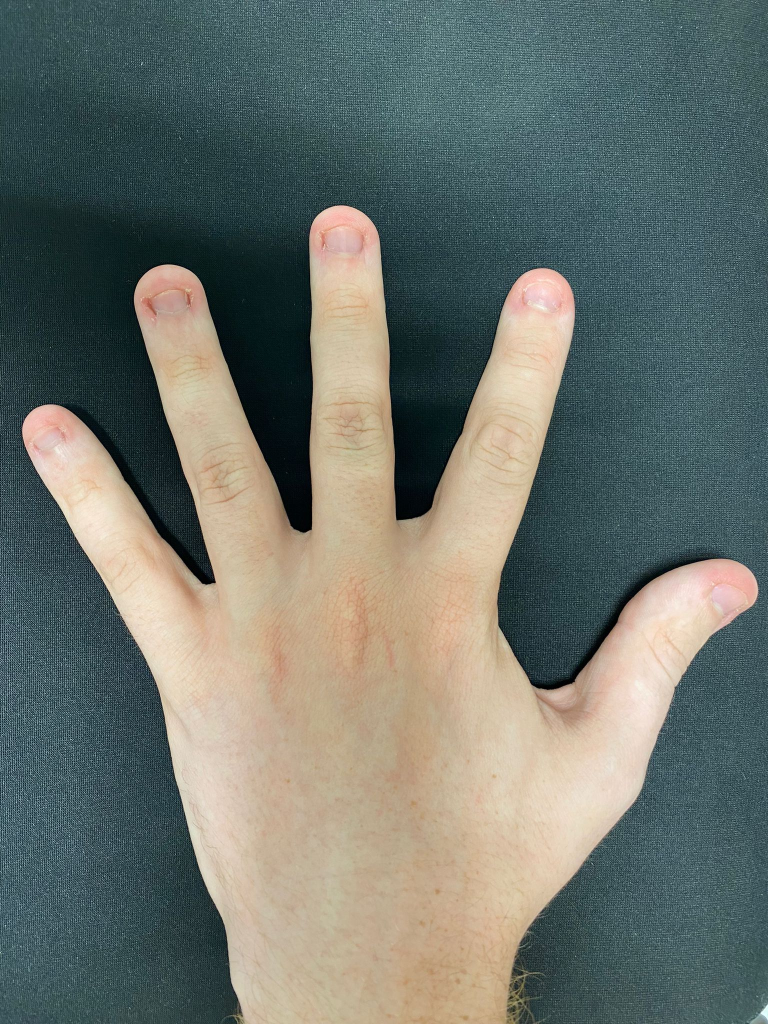
#> input picture ProjectImages/FiveFingers.jpeg, 1536 x 2048 px (shown at 1/2 size)
$ python -i HandRecognition.py   (imports and definitions only)
#> lines starting #> are read from the running program, lines starting #| are printed output that depends on the picture; after the words box and inside, x2 and y2 are one past the last pixel; in counts of white or black regions, pixels touching at a corner belong together
#> further down, picture is the input picture: shape (2048, 1536, 3); mean B, G, R 108.3, 115.2, 108.5
import cv2
import numpy as np
from math import hypot


def processImage(img):
    #img = cv2.imread("./HandContourRecognition/ProjectImages/FiveFingers.jpeg")
    #canny = cv2.Canny(img,100,255)
    #img = cv2.GaussianBlur(img,(15,15),10,10)
    ret, thresh = cv2.threshold(cv2.cvtColor(img, cv2.COLOR_BGR2GRAY),120, 255, cv2.THRESH_BINARY)
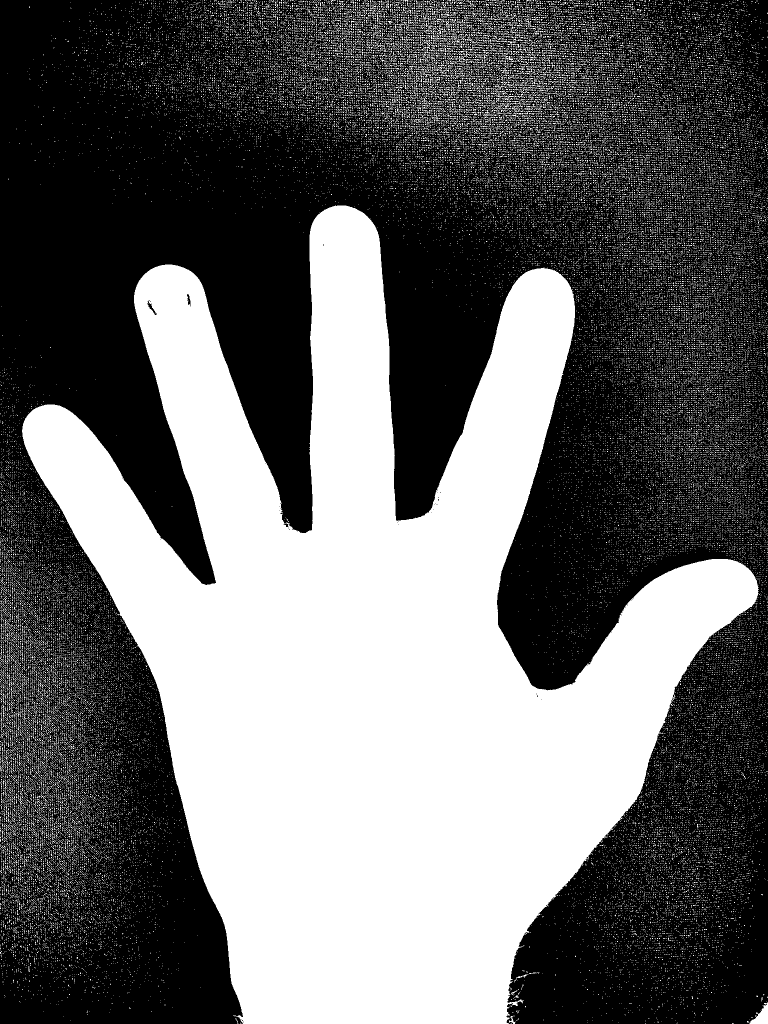
#> thresh: shape (2048, 1536) (shown at 1/2 size); 41.2% white; 59512 white regions (59045 under 20 px)
    contours, hier = cv2.findContours(thresh, cv2.RETR_EXTERNAL,cv2.CHAIN_APPROX_SIMPLE)
#> contours = 59512 contours, 59465 with area under 20; largest, box (x1, y1, x2, y2) and area: (44, 411, 1518, 2048) 1114276, (1499, 2005, 1536, 2048) 734, (981, 206, 1022, 224) 79, (863, 134, 898, 148) 74, (1023, 211, 1046, 224) 74
    handLandmarks = []
    handLandmarks2 = []
    farPoints = []
    for contour in contours:
        if cv2.contourArea(contour) > 15000:
            #print(cv2.contourArea(contour))
            #Con ese con return Points te devuelve directamente los puntos del convex Hull, de la otra manera te devolvería
            hull = cv2.convexHull(contour,returnPoints=False)
            #Este bloque de código sirve para la deteccion del hueco entre dedos
            try:
                defects = cv2.convexityDefects(contour, hull)

            except:
                print("puntos no monotomos")
                continue
            if defects is not None:
                cnt = 0
                for i in range(defects.shape[0]):
                    s, e, f, d = defects[i][0]
                    try:
                        start = tuple(contour[s][0])
                        end = tuple(contour[e][0])
                        far = tuple(contour[f][0])
                    except:
                        print("algún punto fuera de rango")
                        continue
                    a = np.sqrt((end[0] - start[0]) ** 2 + (end[1] - start[1]) ** 2)
                    b = np.sqrt((far[0] - start[0]) ** 2 + (far[1] - start[1]) ** 2)
                    c = np.sqrt((end[0] - far[0]) ** 2 + (end[1] - far[1]) ** 2)
                    angle = np.arccos((b ** 2 + c ** 2 - a ** 2) / (2 * b * c))  # Teorema del coseno

                    if angle <= np.pi / 2:  # Si el angulo es menor que 90 es que hay hueco
                        cnt += 1
                        cv2.circle(img, far, 4, [0, 0, 255], -1)
                        #cv2.circle(img, start, 4, [255, 0, 0], -1)
                        #cv2.circle(img, end, 4, [255, 0, 0], -1)
                        farPoints.append(far)
                        if hypot(start[0]-end[0], start[1]-end[1]) > 50 and hypot(far[0]-end[0], far[1]-end[1]) > 50:
                                    cv2.circle(img, far, 7, [0, 255, 0], -1)
                                    handLandmarks.append(start)
                                    handLandmarks.append(end)

                    if cnt > 0:
                        cnt = cnt+1
                    cont = 0
            handLandmarks.sort()
            farPoints.sort()
            #print(PuntosDeDedo)
            handLandmarks2 = []
            for p in range(len(handLandmarks)):
                if cont == 0 or cont ==  len(handLandmarks)-1:
                    cv2.circle(img, handLandmarks[p], 7, [0, 0, 255], -1)
                    handLandmarks2.append(handLandmarks[p])
                else:
                    if cont % 2 != 0:
                        middlePoint = (int((handLandmarks[p][0] + handLandmarks[p+1][0])/2), int((handLandmarks[p][1] + handLandmarks[p+1][1])/2))
                        cv2.circle(img, middlePoint, 7, [0, 0, 255], -1)
                        handLandmarks2.append(middlePoint)
                cont += 1
            handLandmarks2 += farPoints
#> this loop made 59512 passes
#> contour on passes 1 to 3: [[1353, 2047], [1354, 2047]], [[1021, 2047], [1023, 2047]], [[1465, 2046], [1464, 2047], [1466, 2047], [1466, 2046]]
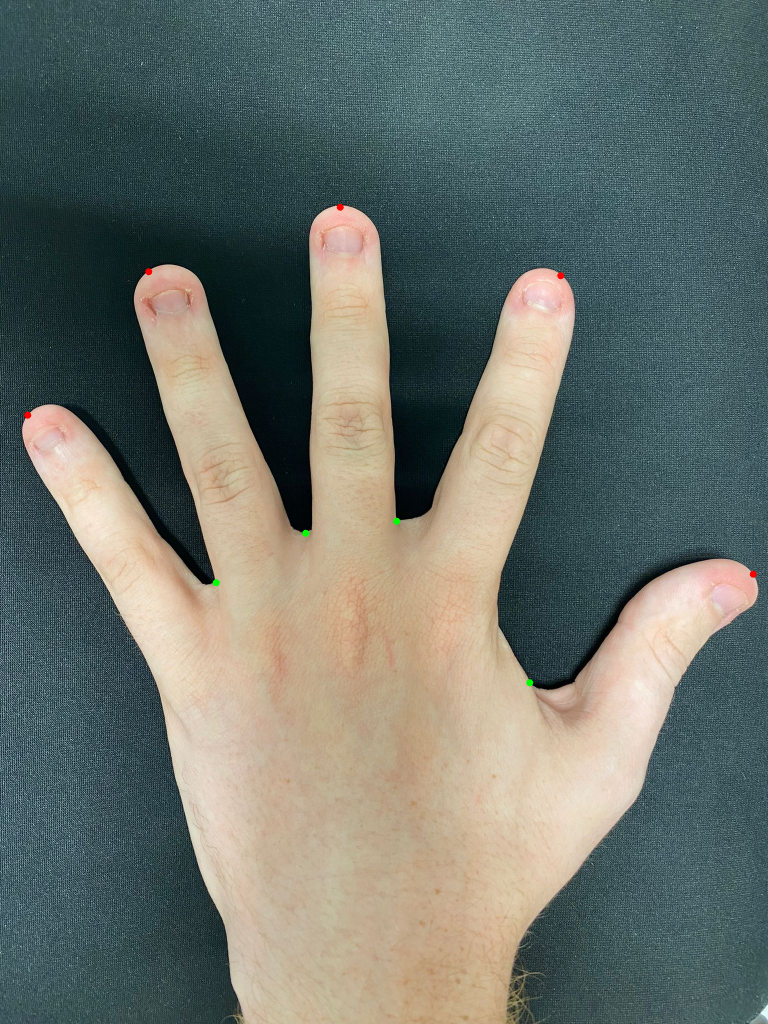
#> img: shape (2048, 1536, 3) (shown at 1/2 size); 0.04% of pixels changed, all inside (x1, y1, x2, y2) = (48, 407, 1514, 1373)
#> after the loop, farPoints = [(432, 1165), (611, 1066), (793, 1042), (1059, 1365)]; handLandmarks = [(55, 830), (285, 552), (310, 534), (658, 415), (703, 414), (1108, 540), (1134, 562), (1506, 1148)]
    return handLandmarks2,img

>>> import cv2
>>> picture = cv2.imread('../ProjectImages/FiveFingers.jpeg')
>>> result = processImage(picture)

$ run again, on ProjectImages/FourFingers.jpeg
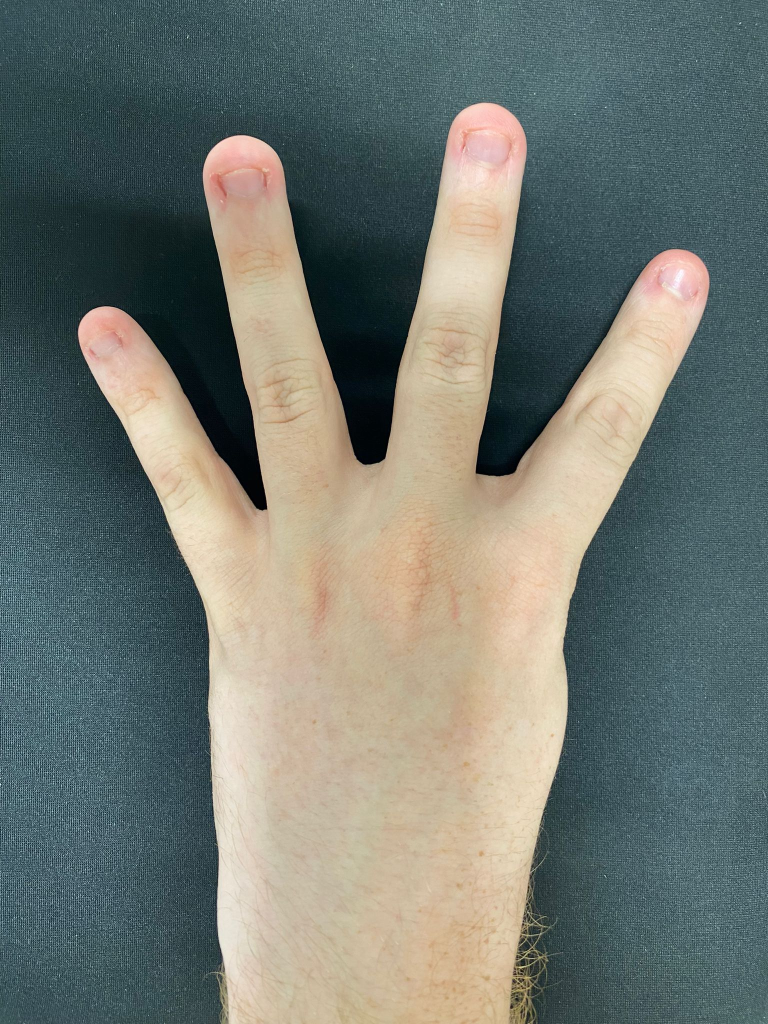
#> input picture ProjectImages/FourFingers.jpeg, 1536 x 2048 px (shown at 1/2 size)
#> picture is the input picture: shape (2048, 1536, 3); mean B, G, R 113.1, 119.7, 113.4
#> in processImage, `ret, thresh = cv2.threshold(cv2.cvtColor(img, cv2.COLOR_BGR2GRAY),120,..`:
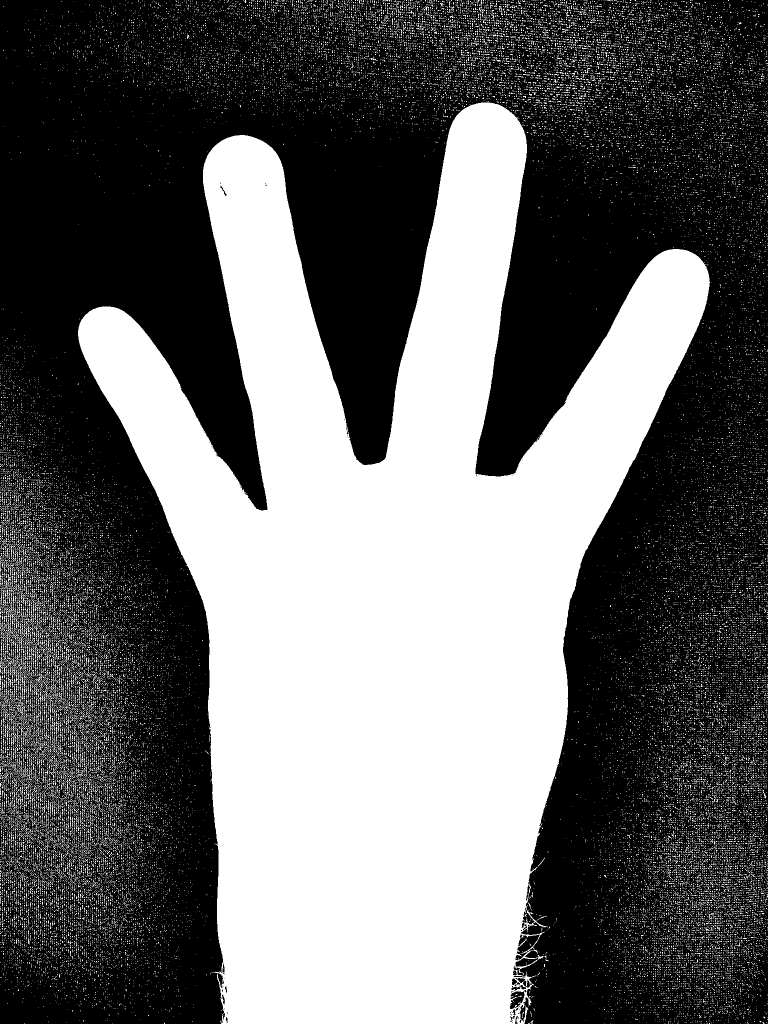
#> thresh: shape (2048, 1536) (shown at 1/2 size); 40.8% white; 38585 white regions (38004 under 20 px)
#> contours = 38565 contours, 38504 with area under 20; largest, box (x1, y1, x2, y2) and area: (156, 205, 1420, 2048) 1139498, (38, 1248, 55, 1302) 112, (60, 1198, 69, 1263) 68, (34, 1403, 54, 1443) 68, (16, 1356, 35, 1395) 68
#> the loop in processImage, `for contour in contours:` made 38565 passes
#> contour on passes 1 to 3: [[1535, 2047]], [[1481, 2047]], [[1449, 2047]]
#> after the loop in processImage, `for contour in contours:`: farPoints = [(535, 1018), (738, 930), (951, 948)]; handLandmarks = [(169, 631), (424, 297), (476, 270), (962, 205), (1023, 224), (1395, 512)]
